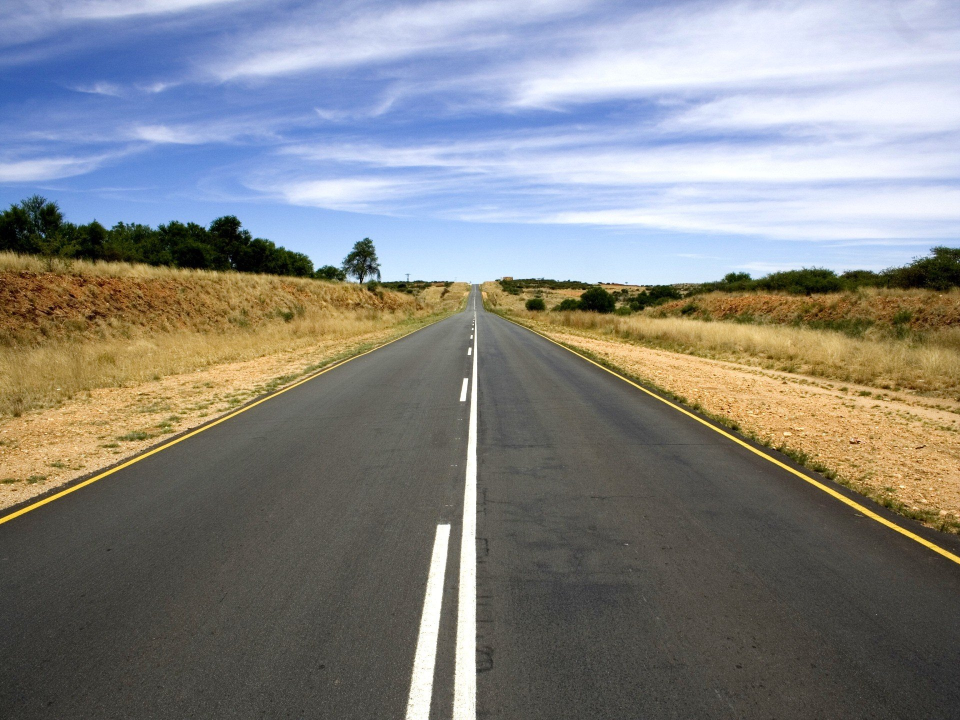
#> input picture road.jpg, 1920 x 1440 px (shown at 1/2 size)
$ python hough.py
#> lines starting #> are read from the running program, lines starting #| are printed output that depends on the picture; after the words box and inside, x2 and y2 are one past the last pixel; in counts of white or black regions, pixels touching at a corner belong together
import cv2
import numpy as np

img = cv2.imread("road.jpg")
#> img is the input picture: shape (1440, 1920, 3); mean B, G, R 131.5, 132.4, 132
gray = cv2.cvtColor(img, cv2.COLOR_BGR2GRAY)
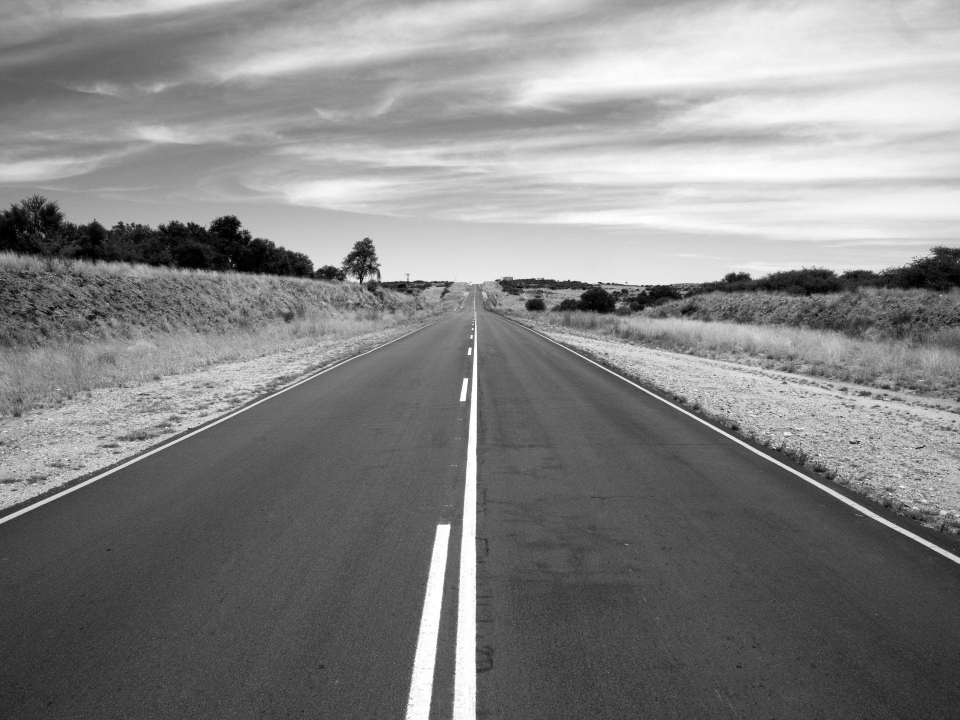
#> gray: shape (1440, 1920) (shown at 1/2 size); min 0, max 255, mean 132.2
edges = cv2.Canny(gray, 600,600)
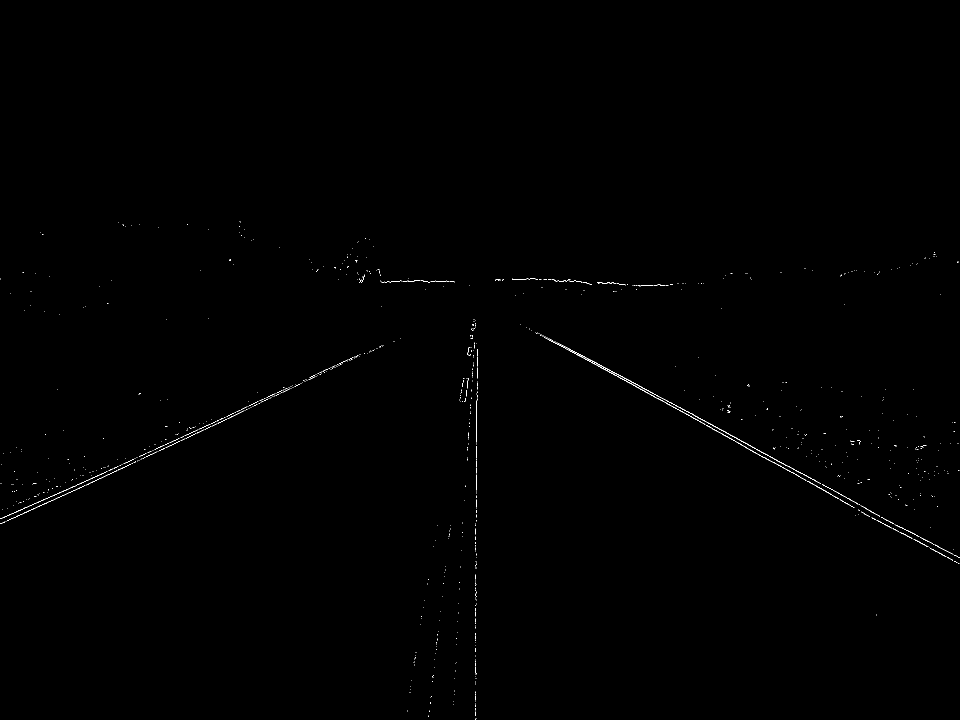
#> edges: shape (1440, 1920) (shown at 1/2 size); 0.21% white in thin lines or dots, all inside (x1, y1, x2, y2) = (0, 443, 1920, 1440)

lines = cv2.HoughLinesP(edges,1, np.pi/180,50, maxLineGap=100)
#> lines = 25 rows, first 6: [1110, 683, 1804, 1067], [93, 1006, 470, 830], [1132, 694, 1450, 863], [1482, 882, 1712, 1005], [1, 1037, 257, 923], [1682, 1001, 1760, 1044]

for line in lines:
    print(line)

    cv2.circle(img,(line[0][0],line[0][1]), 20,(255,255,0), -1)


    x1, y1, x2 ,y2 = line[0]
    cv2.line(img, (x1,y1), (x2, y2), (0,255,0), 3)
#> this loop made 25 passes
#> (x1, y1, x2, y2) on passes 1 to 12: (1110, 683, 1804, 1067), (93, 1006, 470, 830), (1132, 694, 1450, 863), (1482, 882, 1712, 1005), (1, 1037, 257, 923), (1682, 1001, 1760, 1044), (1323, 800, 1657, 985), (951, 1439, 951, 1047), (2, 1047, 115, 995), (1098, 677, 1540, 912), (336, 887, 719, 709), (953, 965, 953, 686)
#| [[1110  683 1804 1067]]
#| [[  93 1006  470  830]]
#| [[1132  694 1450  863]]
#| [[1482  882 1712 1005]]
#| [[   1 1037  257  923]]
#| [[1682 1001 1760 1044]]
#| [[1323  800 1657  985]]
#| [[ 951 1439  951 1047]]
#> (further printed lines are left out)
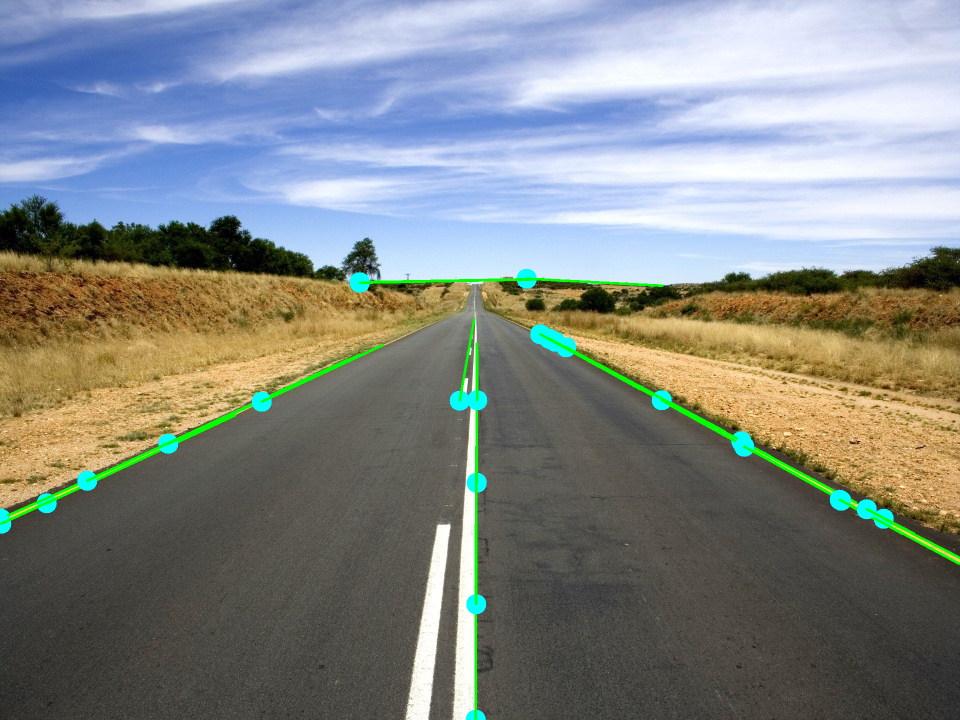
#> img: shape (1440, 1920, 3) (shown at 1/2 size); 1.61% of pixels changed, all inside (x1, y1, x2, y2) = (0, 537, 1920, 1440)

cv2.imshow("lines", img)
cv2.imshow("canny", edges)
cv2.waitKey(0)
cv2.destroyAllWindows()
